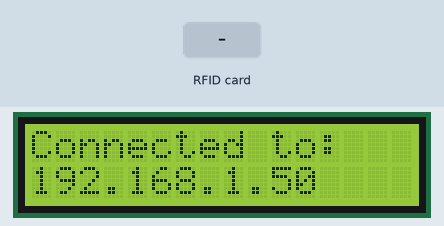
Simulated run of this sketch. Board: ESP8266 (NodeMCU). On the bench: 16×2 character LCD. Inputs (shaded band) come from the test bench. WiFi joins after 1.5 s; servers stay silent unless stated; uploads are accepted with an empty reply; what the sketch prints to the serial monitor is not drawn.

Above: at 5.9 s.
6.0 s: RFID card 5E 7A 19 C4 held to the reader
At 6.16 s:
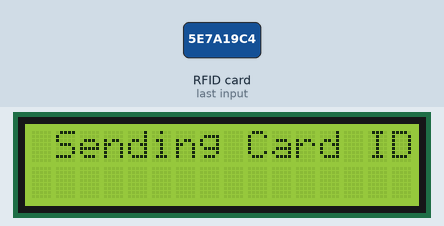
At 7.6 s:
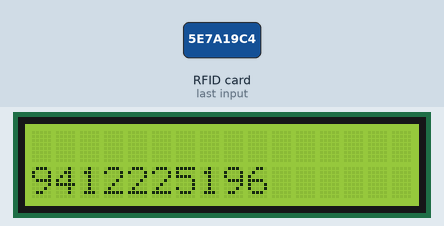
Timing chart, 0 to 9.1 s (numbered marks = the images above; inputs shaded):
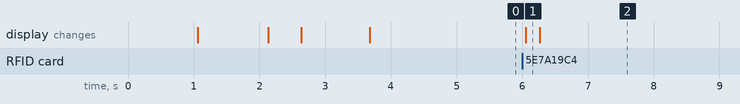

Measured:
- after the input at 6.0 s, the display: changes after 0.06 s (image 1)

The sketch:

bluemantoda.ino
```cpp
//*******************************libraries********************************
//RFID-----------------------------
#include <SPI.h>
#include <MFRC522.h>
//NodeMCU--------------------------
#include <ESP8266WiFi.h>
#include <ESP8266HTTPClient.h>
#include <LiquidCrystal_I2C.h>
LiquidCrystal_I2C lcd(0x27,16,2);  // set the LCD address to 0x27 for a 16 chars and 2 line display

//************************************************************************
#define SS_PIN  D4  //D4
#define RST_PIN D3  //D3
//************************************************************************
MFRC522 mfrc522(SS_PIN, RST_PIN); // Create MFRC522 instance.
//************************************************************************
/* Set these to your desired credentials. */
const char *ssid = "fei";
const char *password = "faith111";
const char* device_token  = "18f511951848aa3d";
//************************************************************************
String URL = "http://192.168.228.252:80/bluemantoda/getdata.php"; //computer IP or the server domain
String getData, Link;
String OldCardID = "";
unsigned long previousMillis = 0;
//************************************************************************
void setup() {
  delay(1000);
  Serial.begin(115200);
  SPI.begin();  // Init SPI bus
  Wire.begin();                      // initialize the lcd
  lcd.init();
  lcd.backlight();

  mfrc522.PCD_Init(); // Init MFRC522 card
  //---------------------------------------------
  connectToWiFi();
  lcd.clear();
  lcd.setCursor(0,0);
  lcd.print("Connected to: ");
  lcd.setCursor(0,1);
//  lcd.print("IP address: ");
  lcd.print(WiFi.localIP());  //IP address assigned to your ESP

}
//************************************************************************
void loop() {
  //check if there's a connection to Wi-Fi or not
  if(!WiFi.isConnected()){
    connectToWiFi();    //Retry to connect to Wi-Fi
  }
  //---------------------------------------------
  if (millis() - previousMillis >= 15000) {
    previousMillis = millis();
    OldCardID="";
  }
  delay(50);
  //---------------------------------------------
  //look for new card
  if ( ! mfrc522.PICC_IsNewCardPresent()) {
    return;//got to start of loop if there is no card present
  }
  // Select one of the cards
  if ( ! mfrc522.PICC_ReadCardSerial()) {
    return;//if read card serial(0) returns 1, the uid struct contians the ID of the read card.
  }
  String CardID ="";
  for (byte i = 0; i < mfrc522.uid.size; i++) {
    CardID += mfrc522.uid.uidByte[i];
  }
  //---------------------------------------------
  if( CardID == OldCardID ){
    return;
  }
  else{
    OldCardID = CardID;
  }
  //---------------------------------------------
//  Serial.println(CardID);
  SendCardID(CardID);
  delay(1000);
}
//************send the Card UID to the website*************
void SendCardID( String Card_uid ){
  lcd.clear();
  lcd.setCursor(0,0); // column, row
  lcd.print(" Sending Card ID");

  Serial.println("Sending the Card ID");
  if(WiFi.isConnected()){
    WiFiClient client;
    HTTPClient http;    //Declare object of class HTTPClient

    //GET Data
    getData = "?card_uid=" + String(Card_uid) + "&device_token=" + String(device_token); // Add the Card ID to the GET array in order to send it
    //GET methode
    Link = URL + getData;
    http.begin(client, Link); //initiate HTTP request   //Specify content-type header

    int httpCode = http.GET();   //Send the request
    String payload = http.getString();    //Get the response payload

//    Serial.println(Link);   //Print HTTP return code
    Serial.println(httpCode);   //Print HTTP return code
    Serial.println(Card_uid);     //Print Card ID
    Serial.println(payload);    //Print request response payload
    lcd.clear();
    lcd.setCursor(0,1); // column, row
    lcd.print(Card_uid);

    if (httpCode == 200) {
      if (payload.substring(0, 5) == "login") {
        String user_name = payload.substring(5);
    //  Serial.println(user_name);

      }
      else if (payload.substring(0, 6) == "logout") {
        String user_name = payload.substring(6);
    //  Serial.println(user_name);

      }
      else if (payload == "succesful") {

      }
      else if (payload == "available") {

      }
      delay(100);
      http.end();  //Close connection
    }
  }
}
//********************connect to the WiFi******************
void connectToWiFi(){
    WiFi.mode(WIFI_OFF);        //Prevents reconnection issue (taking too long to connect)
    delay(1000);
    WiFi.mode(WIFI_STA);
    lcd.clear();
    lcd.setCursor(0,0); // column, row
    lcd.print("Connecting to...");
    Serial.print("Connecting to ");
    Serial.println(ssid);
    WiFi.begin(ssid, password);

    while (WiFi.status() != WL_CONNECTED) {
      delay(500);
    lcd.clear();
    lcd.setCursor(0,0); // column, row
    lcd.print(".");
    Serial.print(".");
    }
    Serial.println("");
    Serial.println("Connected");

    Serial.print("IP address: ");
    lcd.clear();
    lcd.setCursor(0,0); // column, row
    lcd.print("Connected to:");
    lcd.setCursor(0,1); // column, row
    lcd.print(WiFi.localIP());
    Serial.println(WiFi.localIP());  //IP address assigned to your ESP

    delay(1000);
}
//=======================================================================
```
